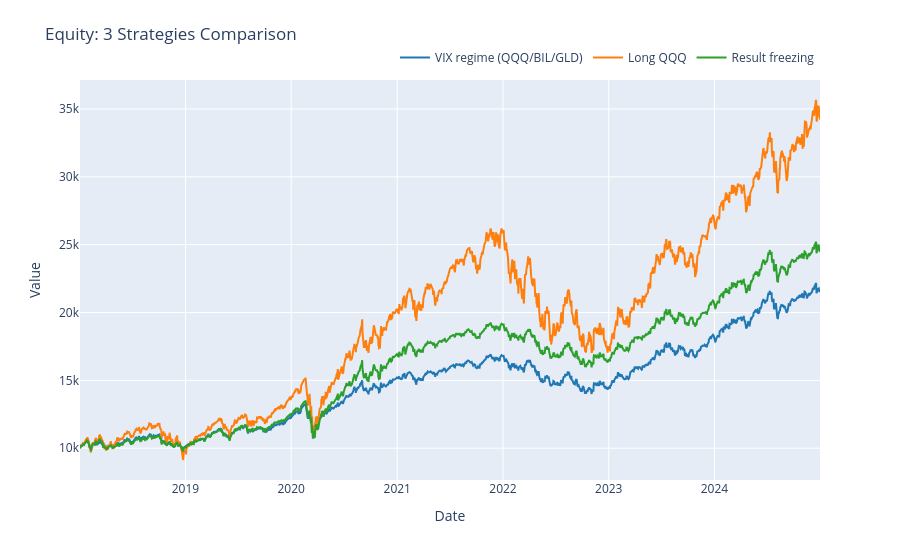

The cell this chart's notebook holds for it:
### Code cell
# Interactive comparison chart
plot_strategy_comparison_interactive(
    result_vix_regime,
    result_qqq_only,
    result_vix_freezing,
    names=[
        "VIX regime (QQQ/BIL/GLD)",
        "Long QQQ",
        "Result freezing",
    ]
)

### Figure 1 — Plotly figure (JSON) as saved in the notebook; plotly's stock layout.template omitted (floating-point values rounded to 4 significant figures; data arrays with more than 128 entries replaced by an {"elided": "..."} marker saying what was removed)
{"data": [{"hovertemplate": "Date: %{x|%Y-%m-%d}<br>VIX regime (QQQ/BIL/GLD): %{y:,.2f}<extra></extra>", "line": {"color": "#1f77b4", "width": 2}, "mode": "lines", "name": "VIX regime (QQQ/BIL/GLD)", "type": "scatter", "x": {"elided": "1760 str values"}, "y": {"elided": "1760 float values"}}, {"hovertemplate": "Date: %{x|%Y-%m-%d}<br>Long QQQ: %{y:,.2f}<extra></extra>", "line": {"color": "#ff7f0e", "width": 2}, "mode": "lines", "name": "Long QQQ", "type": "scatter", "x": {"elided": "1760 str values"}, "y": {"elided": "1760 float values"}}, {"hovertemplate": "Date: %{x|%Y-%m-%d}<br>Result freezing: %{y:,.2f}<extra></extra>", "line": {"color": "#2ca02c", "width": 2}, "mode": "lines", "name": "Result freezing", "type": "scatter", "x": {"elided": "1760 str values"}, "y": {"elided": "1760 float values"}}], "layout": {"hovermode": "closest", "legend": {"orientation": "h", "x": 1, "xanchor": "right", "y": 1.02, "yanchor": "bottom"}, "margin": {"t": 80}, "title": {"text": "Equity: 3 Strategies Comparison"}, "xaxis": {"title": {"text": "Date"}}, "yaxis": {"title": {"text": "Value"}}}}
